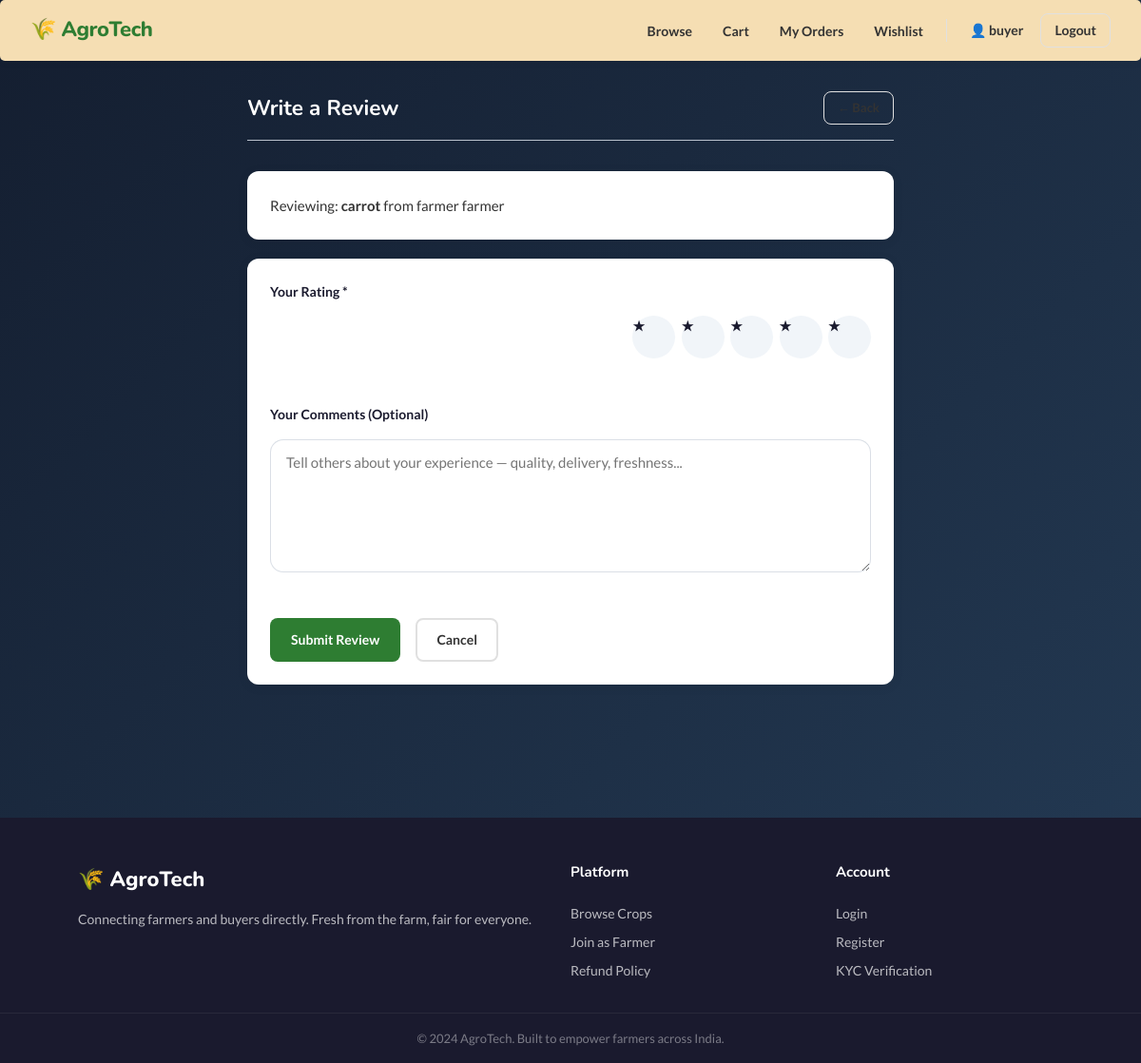
/buyers/orders/review/3/ (signed in), run on the app's committed database.
### accounts/models.py (models this page shows, shortened)
class User(AbstractUser):
    email = models.EmailField(unique=True)
    USERNAME_FIELD = 'email'
    REQUIRED_FIELDS = ['username']

### farmers/models.py (models this page shows, shortened)
class Order(models.Model):
    STATUS_CHOICES = [
        ('pending', 'Pending'),
        ('confirmed', 'Confirmed'),
        ('packed', 'Packed'),
        ('shipped', 'Shipped'),
        ('delivered', 'Delivered'),
        ('cancelled', 'Cancelled'),
    ]
    buyer = models.ForeignKey(User, on_delete=models.CASCADE, related_name='orders')
    crop = models.ForeignKey(Crop, on_delete=models.CASCADE, related_name='orders')
    quantity_kg = models.DecimalField(max_digits=8, decimal_places=2)
    total_price = models.DecimalField(max_digits=10, decimal_places=2)
    status = models.CharField(max_length=20, choices=STATUS_CHOICES, default='pending')
    delivery_address = models.TextField()
    phone = models.CharField(max_length=15)
    note = models.TextField(blank=True)
    placed_on = models.DateTimeField(auto_now_add=True)
    updated_on = models.DateTimeField(auto_now=True)

class Crop(models.Model):
    CATEGORY_CHOICES = [
        ('vegetables', 'Vegetables'),
        ('fruits', 'Fruits'),
        ('grains', 'Grains & Cereals'),
        ('pulses', 'Pulses & Legumes'),
        ('spices', 'Spices & Herbs'),
        ('dairy', 'Dairy Products'),
        ('other', 'Other'),
    ]
    farmer = models.ForeignKey(User, on_delete=models.CASCADE, related_name='crops')
    name = models.CharField(max_length=100)
    category = models.CharField(max_length=30, choices=CATEGORY_CHOICES, default='vegetables')
    description = models.TextField()
    price_per_kg = models.DecimalField(max_digits=8, decimal_places=2)
    quantity_kg = models.DecimalField(max_digits=8, decimal_places=2)
    location = models.CharField(max_length=150)
    image = models.ImageField(upload_to='crops/', blank=True, null=True)
    is_available = models.BooleanField(default=True)
    created_on = models.DateTimeField(auto_now_add=True)
    updated_on = models.DateTimeField(auto_now=True)

### buyers/views.py (the view)
    def wrapper(request, *args, **kwargs):
        if not request.user.is_authenticated:
            return redirect('accounts:login')
        profile = getattr(request.user, 'profile', None)
        if not profile or profile.role != 'buyer':
            messages.error(request, "This page is for buyers only.")
            return redirect('home')
        return view_func(request, *args, **kwargs)

### buyers/forms.py
class ReviewForm(forms.ModelForm):
    class Meta:
        model = Review
        fields = ['rating', 'comment']
        widgets = {
            'rating': forms.RadioSelect(choices=[(i, f"{i} Star{'s' if i > 1 else ''}") for i in range(1, 6)]),
            'comment': forms.Textarea(attrs={'rows': 3, 'placeholder': 'Share your experience...'}),
        }

### buyers/views.py (called while the page is built, shortened)
def buyer_required(view_func):
    def wrapper(request, *args, **kwargs):
        if not request.user.is_authenticated:
            return redirect('accounts:login')
        profile = getattr(request.user, 'profile', None)
        if not profile or profile.role != 'buyer':
            messages.error(request, "This page is for buyers only.")
            return redirect('home')
        return view_func(request, *args, **kwargs)
    return wrapper

@buyer_required
def give_review_view(request, order_id):
    order = get_object_or_404(Order, id=order_id, buyer=request.user)
    if order.status != 'delivered':
        messages.error(request, "You can only review after the order is delivered.")
        return redirect('buyers:track_order', order_id=order.id)
    if hasattr(order, 'review'):
        messages.info(request, "You already reviewed this order.")
        return redirect('buyers:track_order', order_id=order.id)
    form = ReviewForm(request.POST or None)
    return render(request, 'buyers/give_review.html', {'form': form, 'order': order})

### buyers/templates/buyers/give_review.html (shortened to what this page needs)
{% extends 'base.html' %}
{% load static %}
{% block extra_css %}
  <link rel="stylesheet" href="{% static 'buyers/give_review.css' %}" />
{% endblock %}
{% block content %}
<div class="page-wrapper narrow">
  <div class="page-header">
    <h2>Write a Review</h2>
    <a href="{% url 'buyers:track_order' order.id %}" class="btn btn-outline-sm">← Back</a>
  </div>
  <div class="section-card" style="margin-bottom: 20px;">
    <p>Reviewing: <strong>{{ order.crop.name }}</strong> from {{ order.crop.farmer.get_full_name|default:order.crop.farmer.username }}</p>
  </div>
  <div class="form-card">
    <form method="POST" class="main-form">
      <div class="form-group">
        <label>Your Rating *</label>
        <div class="star-rating-input">
          {% for i in "54321" %}
            <label for="star-{{ i }}" class="star-label">★</label>
          {% endfor %}
        </div>
      </div>
      <div class="form-group">
        <label>Your Comments (Optional)</label>
        <textarea name="comment" rows="4" placeholder="Tell others about your experience — quality, delivery, freshness..."></textarea>
      </div>
      <div class="form-actions">
        <button type="submit" class="btn btn-green">Submit Review</button>
        <a href="{% url 'buyers:track_order' order.id %}" class="btn btn-outline">Cancel</a>
      </div>
    </form>
  </div>
</div>
{% endblock %}

### templates/base.html (shortened to what this page needs)
<!DOCTYPE html>
<html lang="en">
<head>
  {% load static %}
  <link rel="stylesheet" href="{% static 'css/main.css' %}?v=7" />
  {% block extra_css %}{% endblock %}
</head>
<body>
<nav class="navbar">
  <a href="/" class="logo">🌾 AgroTech</a>
  <ul class="nav-links">
    {% if user.is_authenticated %}
      {% with profile=user.profile %}
        {% if user.is_superuser %}
          <li><a href="{% url 'admin_panel:dashboard' %}" class="{% block admin_active %}{% endblock %}">Dashboard</a></li>
          <li><a href="{% url 'admin_panel:kyc_list' %}">KYC</a></li>
          <li><a href="{% url 'admin_panel:users_list' %}">Users</a></li>
          <li><a href="{% url 'admin_panel:orders_list' %}">Orders</a></li>
          <li><a href="{% url 'admin_panel:reviews_list' %}">Reviews</a></li>
        {% elif profile.role == 'farmer' %}
          <li><a href="{% url 'farmers:dashboard' %}">Dashboard</a></li>
          <li><a href="{% url 'farmers:my_crops' %}">My Crops</a></li>
          <li><a href="{% url 'farmers:orders' %}">Orders</a></li>
          <li><a href="{% url 'farmers:earnings' %}">Earnings</a></li>
          <li><a href="{% url 'farmers:reviews' %}">Reviews</a></li>
        {% elif profile.role == 'buyer' %}
          <li><a href="{% url 'buyers:home' %}">Browse</a></li>
          <li><a href="{% url 'buyers:cart' %}">Cart</a></li>
          <li><a href="{% url 'buyers:my_orders' %}">My Orders</a></li>
          <li><a href="{% url 'buyers:wishlist' %}">Wishlist</a></li>
        {% endif %}
      {% endwith %}
      <li>
        <a href="{% url 'accounts:profile' %}" class="nav-profile">
          👤 {{ user.first_name|default:user.username }}
        </a>
      </li>
      <li><a href="{% url 'accounts:logout' %}" class="btn btn-outline-sm">Logout</a></li>
    {% else %}
      <li><a href="{% url 'buyers:home' %}">Browse Crops</a></li>
      <li><a href="{% url 'accounts:login' %}" class="btn btn-outline-sm">Login</a></li>
      <li><a href="{% url 'accounts:register' %}" class="btn btn-green-sm">Sign Up</a></li>
    {% endif %}
  </ul>
</nav>
<main class="main-content">
  {% block content %}{% endblock %}
</main>
<footer class="footer">
  <div class="footer-inner">
    <div class="footer-brand">
      <span class="logo">🌾 AgroTech</span>
      <p>Connecting farmers and buyers directly. Fresh from the farm, fair for everyone.</p>
    </div>
    <div class="footer-links">
      <h4>Platform</h4>
      <a href="{% url 'buyers:home' %}">Browse Crops</a>
      <a href="{% url 'accounts:register' %}">Join as Farmer</a>
      <a href="{% url 'buyers:refund_policy' %}">Refund Policy</a>
    </div>
    <div class="footer-links">
      <h4>Account</h4>
      <a href="{% url 'accounts:login' %}">Login</a>
      <a href="{% url 'accounts:register' %}">Register</a>
      <a href="{% url 'accounts:kyc_upload' %}">KYC Verification</a>
    </div>
  </div>
  <div class="footer-bottom">
    <p>© 2024 AgroTech. Built to empower farmers across India.</p>
  </div>
</footer>
</body>
</html>

### static/css/main.css (style rules this page uses)
:root { --green: #2e7d32; --green-mid: #43a047; --green-light: #e8f5e9; --orange: #e65100; --orange-mid: #f57c00; --orange-light: #fff3e0; --blue: #1565c0; --blue-mid: #1976d2; --blue-light: #e3f2fd; --red: #c62828; --red-light: #ffebee; --yellow: #f57f17; --yellow-light: #fffde7; --purple: #6a1b9a; --purple-light: #f3e5f5; --teal: #00695c; --teal-light: #e0f2f1; --white: #ffffff; --bg: #f5f6fa; --gray: #e0e0e0; --gray-text: #757575; --dark: #1a1a2e; --text: #333333; --radius: 12px; --radius-sm: 8px; --shadow: 0 2px 12px rgba(0,0,0,0.08); --shadow-md: 0 4px 20px rgba(0,0,0,0.12); }
*, *::before, *::after { box-sizing: border-box; margin: 0; padding: 0; }
body { font-family: 'Lato', sans-serif; background: linear-gradient(135deg, #141e30, #243b55); color: var(--text); font-size: 15px; line-height: 1.6; }
h1, h2, h3, h4, h5 { font-family: 'Nunito', sans-serif; font-weight: 700; color:white; line-height: 1.3; }
a { text-decoration: none; color: inherit; }
ul { list-style: none; }
button { cursor: pointer; font-family: inherit; }
input, select, textarea { font-family: inherit; }
.navbar { background:wheat; border-radius:5px;; padding: 0 32px; height: 64px; display: flex; align-items: center; justify-content: space-between; box-shadow: 0 1px 8px rgba(0,0,0,0.08); position: sticky; top: 0; z-index: 200; }
.navbar .logo { font-family: 'Nunito', sans-serif; font-size: 22px; font-weight: 800; color: var(--green); letter-spacing: -0.5px; }
.nav-links { display: flex; align-items: center; gap: 4px; }
.nav-links li a { padding: 6px 14px; border-radius: var(--radius-sm); color: var(--text); font-weight: 600; font-size: 14px; transition: background 0.2s; }
.nav-profile { display: flex; align-items: center; gap: 4px; }
.btn { display: inline-flex; align-items: center; gap: 6px; padding: 10px 20px; border-radius: var(--radius-sm); font-weight: 700; font-size: 14px; border: 2px solid transparent; transition: all 0.2s ease; cursor: pointer; }
.btn-green { background: var(--green); color:white; }
.btn-outline { background: transparent; border-color: var(--gray); color: var(--text); }
.btn-outline-sm { padding: 6px 14px; font-size: 13px; background: transparent; border: 1.5px solid var(--gray); color: var(--text); border-radius: var(--radius-sm); font-weight: 600; transition: all 0.2s; }
.main-content { min-height: calc(100vh - 64px); }
.page-wrapper { max-width: 1200px; margin: 0 auto; padding: 32px 20px; }
.page-wrapper.narrow { max-width: 720px; }
.page-header { display: flex; align-items: center; justify-content: space-between; margin-bottom: 24px; flex-wrap: wrap; gap: 12px; }
.section-card { background: var(--white); border-radius: var(--radius); padding: 24px; box-shadow: var(--shadow); margin-bottom: 24px; }
.auth-form, .main-form { display: flex; flex-direction: column; gap: 16px; }
.form-group { display: flex; flex-direction: column; gap: 6px; }
.form-group label { font-weight: 700; font-size: 14px; color: var(--dark); }
.form-group input, .form-group select, .form-group textarea { padding: 10px 14px; border: 1.5px solid var(--gray); border-radius: var(--radius-sm); font-size: 15px; color: var(--text); background: var(--white); transition: border-color 0.2s, box-shadow 0.2s; outline: none; width: 100%; }
.form-actions { display: flex; gap: 12px; margin-top: 8px; }
.form-card { background: var(--white); border-radius: var(--radius); padding: 28px; box-shadow: var(--shadow); }
.star-rating-input { display: flex; flex-direction: row-reverse; gap: 4px; }
.star-label { font-size: 32px; color: var(--gray); cursor: pointer; transition: color 0.2s; }
.footer { background: var(--dark); color: rgba(255,255,255,0.7); margin-top: 60px; }
.footer-inner { max-width: 1100px; margin: 0 auto; padding: 48px 32px 32px; display: grid; grid-template-columns: 2fr 1fr 1fr; gap: 40px; }
.footer-brand .logo { font-family: 'Nunito', sans-serif; font-size: 22px; font-weight: 800; color: var(--white); display: inline-block; margin-bottom: 12px; }
.footer-brand p { font-size: 14px; line-height: 1.7; }
.footer-links h4 { color: var(--white); margin-bottom: 14px; font-size: 15px; }
.footer-links { display: flex; flex-direction: column; gap: 8px; }
.footer-links a { font-size: 14px; transition: color 0.2s; }
.footer-bottom { border-top: 1px solid rgba(255,255,255,0.1); text-align: center; padding: 16px 32px; font-size: 13px; opacity: 0.6; }

### data on the page
User: first_name "buyer"
Order: crop.name "carrot", crop.farmer.get_full_name "farmer farmer"
